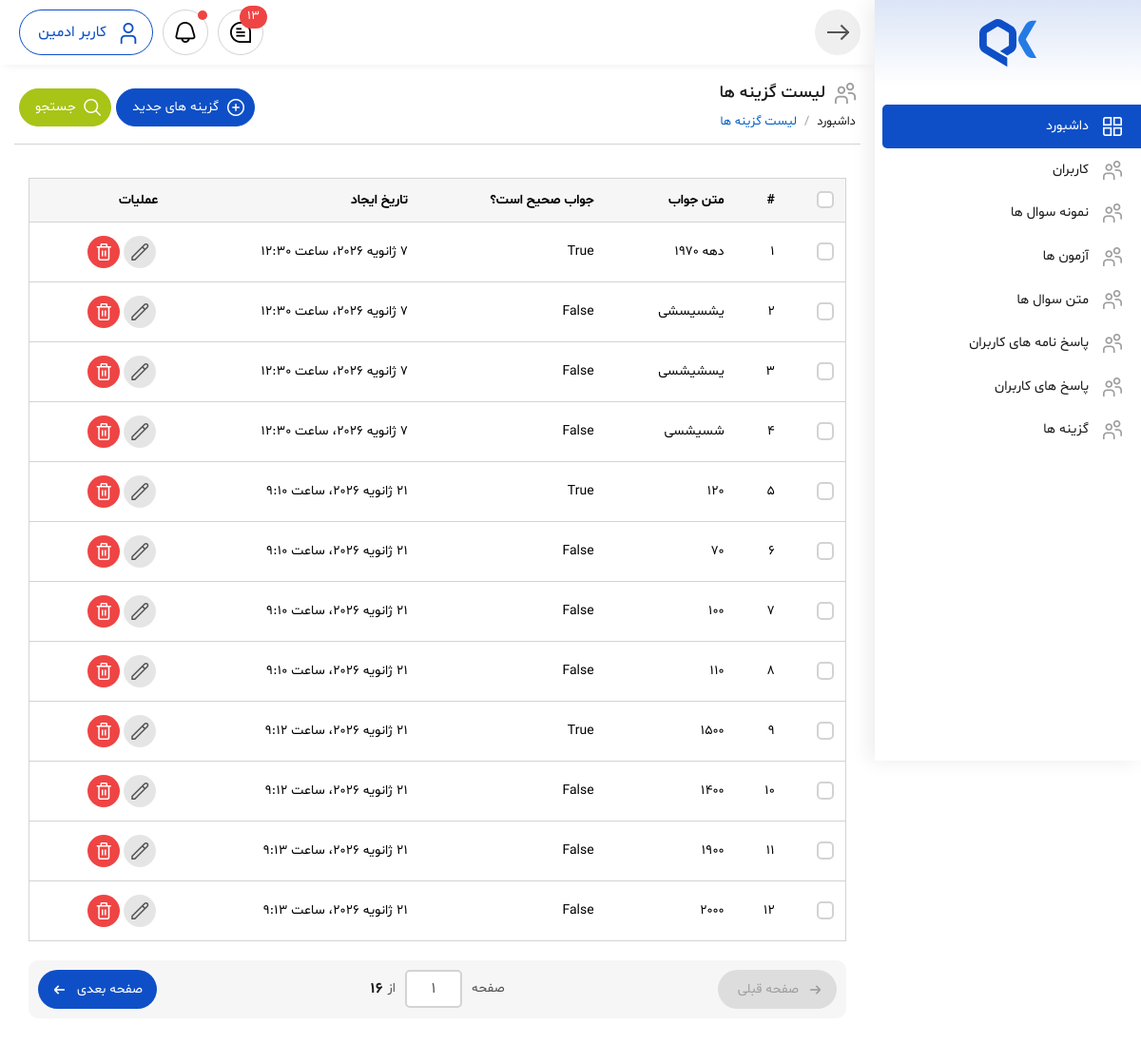
Screenshot of /quiz/options-dashboard with the database file from the repository.
### quizbuilder_module/models.py (models this page shows, shortened)
class QuizQuestionChoice(models.Model):
    text = models.CharField(
        max_length=256,
        verbose_name='متن جواب'
    )
    is_answer = models.BooleanField(
        default=False,
        verbose_name='جواب صحیح است؟'
    )
    created_at = models.DateTimeField(
        auto_now_add=True,
        verbose_name='تاریخ ایجاد'
    )
    class Meta:
        verbose_name = 'گزینه ها'
        verbose_name_plural = 'گزینه ها'
        ordering = ['created_at']

### quizbuilder_module/views.py (the view)
# urls.py: path('options-dashboard', views.OptionsDashboard.as_view(), name='options_dashboard'),
class OptionsDashboard(ListView):
    model = QuizQuestionChoice
    template_name = 'quizbuilder_module/options_dashboard.html'
    context_object_name = 'options'
    paginate_by = 20
    def get_queryset(self):
        options = QuizQuestionChoice.objects.all()
        return options
    def get_context_data(self, **kwargs):
        context = super().get_context_data(**kwargs)
        return context

### quizbuilder_module/templates/quizbuilder_module/options_dashboard.html (shortened to what this page needs)
{% extends 'layout/_master.html' %}
{% block content %}
<body>
<div class="main-body-content">
    <div class="main-header">
                    <div class="inner">
                        <div class="title">
                            <h1><i class="fi fi-rs-users"></i>لیست گزینه ها</span>
                            </h1>
                            <div class="breadcrumb">
                                <nav aria-label="breadcrumb">
                                    <ol class="breadcrumb-list mb-0">
                                        <li class="breadcrumb-item"><a href="index.html">داشبورد</a></li>
                                        <li class="breadcrumb-item active" aria-current="page">لیست گزینه ها</li>
                                    </ol>
                                </nav>
                            </div>
                        </div>
                        <div class="btns-action">
                            <a href="user-add.html" class="btn btn-primary btn-small icon-right"><i
                                    class="fi fi-rs-add"></i><span>گزینه های جدید</span></a>
                            <button type="button" class="btn btn-primary btn-small icon-right btn-collapse"
                                data-collapse-target="#collapse-search"><i
                                    class="fi fi-rs-search"></i><span>جستجو</span></button>
                        </div>
                    </div>
                </div>
    <div class="main-inner">
                    <div class="table-responsive">
                        <table class="table-custom">
                            <thead>
                                <tr>
                                    <th scope="col">
                                        <div class="checkbox-group m-0">
                                            <input class="form-check-input" type="checkbox" value=""
                                                id="checbox-select-all">
                                        </div>
                                    </th>
                                    <th scope="col">#</th>
                                    <th scope="col">متن جواب</th>
                                    <th scope="col">جواب صحیح است؟</th>
                                    <th scope="col">تاریخ ایجاد</th>
                                    <th scope="col">عملیات</th>
                                </tr>
                            </thead>
                            <tbody>
                                {% for option in options %}
                                	<tr>
                                    <td scope="row">
                                        <div class="checkbox-group m-0">
                                            <input class="form-check-input" type="checkbox" value=""
                                                id="checbox-select-1">
                                        </div>
                                    </td>
                                    <td scope="row">{{ forloop.counter }}</td>
                                    <td>{{ option.text }}</td>
                                    <td>{{ option.is_answer }}</td>
                                    <td>{{ option.created_at }}</td>
                                    <td>
                                        <div class="btns-action">
                                            <a href="user-add.html" class="btn-circle"><i
                                                    class="fi fi-rs-pencil"></i></a>
                                            <a href="#" class="btn-circle color-red" data-modal-name="modal-delete"><i
                                                    class="fi fi-rs-trash"></i></a>
                                        </div>
                                    </td>
                                </tr>
                                {% endfor %}
                            </tbody>
                        </table>
                    </div>
                    <div class="mypagination">
                        <div class="pagination-prev">
                            <a href="#" class="btn-pagination prev disabled">
                                <i class="fi fi-rs-arrow-small-right"></i>
                                <span>صفحه قبلی</span>
                            </a>
                        </div>
                        <div class="pagination-info">
                            <h6>صفحه</h6>
                            <div class="pagination-jump">
                                <input class="pagination-input" type="number" value="1">
                            </div>
                            <h6>از</h6>
                            <div class="curent-page-number">16</div>
                        </div>
                        <div class="pagination-next">
                            <a href="#" class="btn-pagination next">
                                <i class="fi fi-rs-arrow-small-left"></i>
                                <span>صفحه بعدی</span>
                            </a>
                        </div>
                    </div>
                </div>
</div>
</body>
{% endblock %}

### rows the page displays
QuizQuestionChoice: text "دهه ۱۹۷۰", is_answer "True", created_at "7 ژانویه 2026، ساعت 12:30"
QuizQuestionChoice: text "یشسیسشی", is_answer "False", created_at "7 ژانویه 2026، ساعت 12:30"
QuizQuestionChoice: text "یسشیشسی", is_answer "False", created_at "7 ژانویه 2026، ساعت 12:30"
QuizQuestionChoice: text "شسیشسی", is_answer "False", created_at "7 ژانویه 2026، ساعت 12:30"
QuizQuestionChoice: text "120", is_answer "True", created_at "21 ژانویه 2026، ساعت 9:10"
QuizQuestionChoice: text "70", is_answer "False", created_at "21 ژانویه 2026، ساعت 9:10"
QuizQuestionChoice: text "100", is_answer "False", created_at "21 ژانویه 2026، ساعت 9:10"
QuizQuestionChoice: text "110", is_answer "False", created_at "21 ژانویه 2026، ساعت 9:10"
QuizQuestionChoice: text "1500", is_answer "True", created_at "21 ژانویه 2026، ساعت 9:12"
QuizQuestionChoice: text "1400", is_answer "False", created_at "21 ژانویه 2026، ساعت 9:12"
QuizQuestionChoice: text "1900", is_answer "False", created_at "21 ژانویه 2026، ساعت 9:13"
QuizQuestionChoice: text "2000", is_answer "False", created_at "21 ژانویه 2026، ساعت 9:13"
